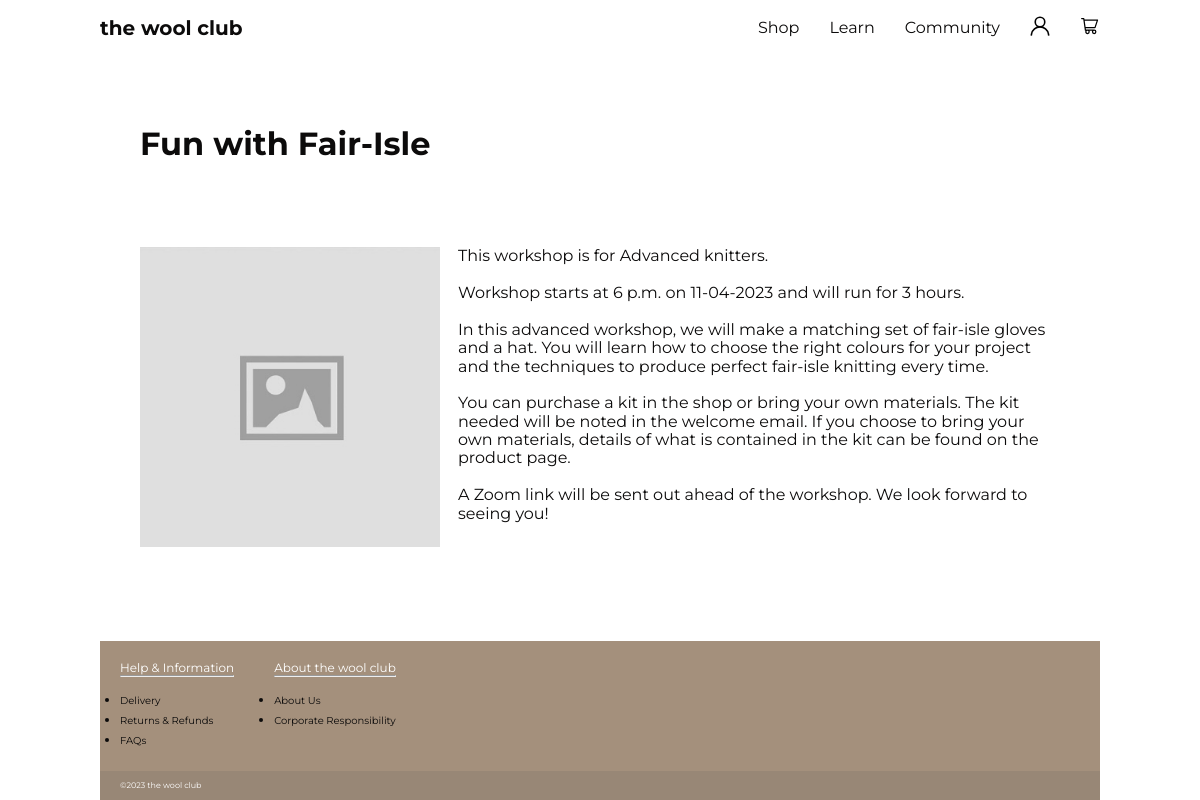
Screenshot of /learn/workshops/Fun with Fair-Isle/ with the database file from the repository.
### learn/models.py (models this page shows)
class Workshop(models.Model):
    title = models.CharField(max_length=255)
    description = models.TextField()
    datetime = models.DateTimeField()
    cost = models.IntegerField()
    keywords = models.TextField()
    skill_level = models.TextField()
    location = models.TextField()
    duration = models.IntegerField(default=3)
    def __str__(self):
        return self.title

### learn/views.py (the view)
# urls.py: path('workshops/<str:title>/', views.details, name="class_details"),
def details(request, title):
    workshop = get_object_or_404(Workshop, title=title)
    print(workshop)
    return render(request, 'learn/details.html', {'workshop': workshop})

### templates/learn/details.html (shortened to what this page needs)
{% extends 'base.html' %}
{% load static %}
{% load workshop_filters %}
{% block content %}
<section>
<div class="card-background workshop-details">
    <section class="card workshop-header">
      <div class="workshop-info">
        <h2 class="workshop-title">{{workshop.title}}</h2>
      </div>
    </section>
    <section class="card">
      <img class="workshop-image__details" src="{% static 'images/image_placeholder.jpg' %}" alt="Placeholder">
      <div class="workshop-text">
      <p>This workshop is for {{ workshop.skill_level }} knitters.</p>
      <br>
      <p>Workshop starts at {{workshop.datetime|time }} on {{workshop.datetime|date:"d-m-Y" }} and will run for {{ workshop.duration }} hours.</p>
      <br>
      <p>{{ workshop.description }}</p>
      <br>
      <p>You can purchase a kit in the shop or bring your own materials. The kit needed will be noted in the welcome email. If you choose to bring your own materials, details of what is contained in the kit can be found on the product page.</p>
      <br>
      <p>A Zoom link will be sent out ahead of the workshop. We look forward to seeing you!</p>
      </div>
    </section>
</div>
</section>
{% endblock content %}

### static/css/style.css (style rules this page uses)
* { margin: 0; padding: 0; box-sizing: border-box; }
body { font-family: "Montserrat", sans-serif; color: #0C0B0B; min-height: 100vh; display: flex; flex-direction: column; }
.background { background-repeat: repeat-y; background-image: url('https://images.pexels.com/photos/317333/pexels-photo-317333.jpeg?auto=compress&cs=tinysrgb&w=1260&h=750&dpr=1'); background-size: 1000px auto; background-position-x: center; background-position-y: center; background-attachment: fixed; }
.container { max-width: 1000px; margin: 0 auto; }
.card-background { padding: 0.5rem; box-shadow: var(--shadow); border-radius: 0.5rem; margin-top: 30px; display: flex; flex-direction: column; }
.card { margin: 0.5rem; padding: 1.5rem; background-color: rgba(255, 255, 255, 0.7); border-radius: 0.5rem; box-shadow: var(--shadow-small); display: flex; justify-content: space-between; }
.workshop-title { font-size: 2rem; }
.workshop-image__details { background-color: var(--gray); object-fit: cover; width: 300px; height: 300px; margin-right: 0.5rem; margin-top: 20px; margin-bottom: 20px; }
.workshop-text { margin-top: 20px; margin-bottom: 20px; margin-left: 10px; }
.workshop-header { display: flex; justify-content: space-between; align-items: center; }

### rows the page displays
Workshop: title "Fun with Fair-Isle", skill_level "Advanced", datetime "6 p.m.", datetime "11-04-2023", duration "3", description "In this advanced workshop, we will make a matching set of fair-isle gloves and a hat. You will learn how to choose the right colours for your project and the techniques to produce perfect fair-isle knitting every time."
